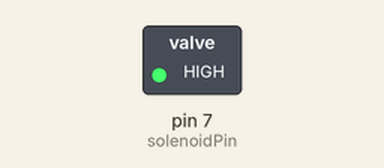
Simulated run of this sketch. Board: Arduino Uno, built with avr-gcc and run on an emulated ATmega328P. Shown: switched loads named in the sketch (green lamp = pin HIGH).

Above: at 1.0 s.
At 3.0 s:
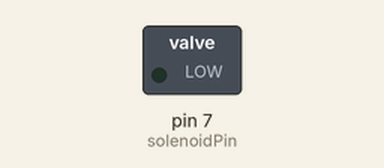
Timing chart, 0 to 5.2 s (numbered marks = the images above):
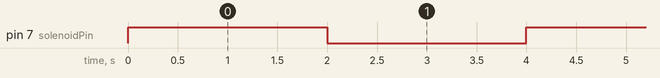

Measured:
- by itself, pin 7 (solenoidPin): alternates HIGH for 2.0 s and LOW for 2.0 s

The sketch:

Solenoid_Lock_Test.ino
```cpp
//Declare Variables
int solenoidPin = 7;

void setup()  //put your setup code here, to run once:
{
  pinMode(solenoidPin, OUTPUT);
}

void loop()  //put your main code here, to run repeatedly:
{
  digitalWrite(solenoidPin, HIGH);
  delay(2000);
  digitalWrite(solenoidPin, LOW);
  delay(2000);
}
```
